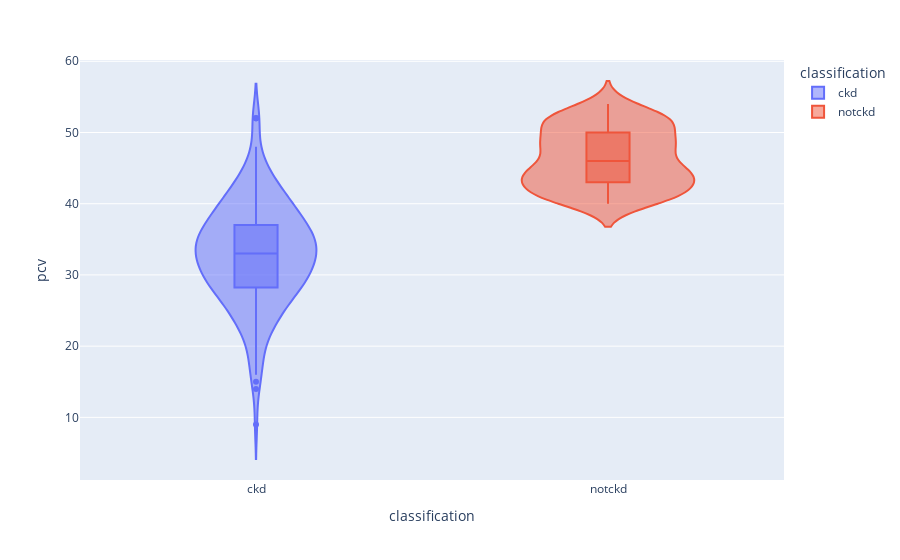

Source (notebook cell):
### Code cell
violin('pcv')

### Figure 1 — Plotly figure (JSON) as saved in the notebook; plotly's stock layout.template omitted (floating-point values rounded to 4 significant figures; data arrays with more than 128 entries replaced by an {"elided": "..."} marker saying what was removed)
{"data": [{"alignmentgroup": "True", "box": {"visible": true}, "hovertemplate": "classification=%{x}<br>pcv=%{y}<extra></extra>", "legendgroup": "ckd", "marker": {"color": "#636efa"}, "name": "ckd", "offsetgroup": "ckd", "orientation": "v", "scalegroup": "True", "showlegend": true, "type": "violin", "x": {"elided": "250 str values"}, "x0": " ", "xaxis": "x", "y": {"elided": "250 int values"}, "y0": " ", "yaxis": "y"}, {"alignmentgroup": "True", "box": {"visible": true}, "hovertemplate": "classification=%{x}<br>pcv=%{y}<extra></extra>", "legendgroup": "notckd", "marker": {"color": "#EF553B"}, "name": "notckd", "offsetgroup": "notckd", "orientation": "v", "scalegroup": "True", "showlegend": true, "type": "violin", "x": {"elided": "150 str values"}, "x0": " ", "xaxis": "x", "y": {"elided": "150 int values"}, "y0": " ", "yaxis": "y"}], "layout": {"legend": {"title": {"text": "classification"}, "tracegroupgap": 0}, "margin": {"t": 60}, "violinmode": "overlay", "xaxis": {"anchor": "y", "categoryarray": ["ckd", "notckd"], "categoryorder": "array", "domain": [0, 1], "title": {"text": "classification"}}, "yaxis": {"anchor": "x", "domain": [0, 1], "title": {"text": "pcv"}}}}
